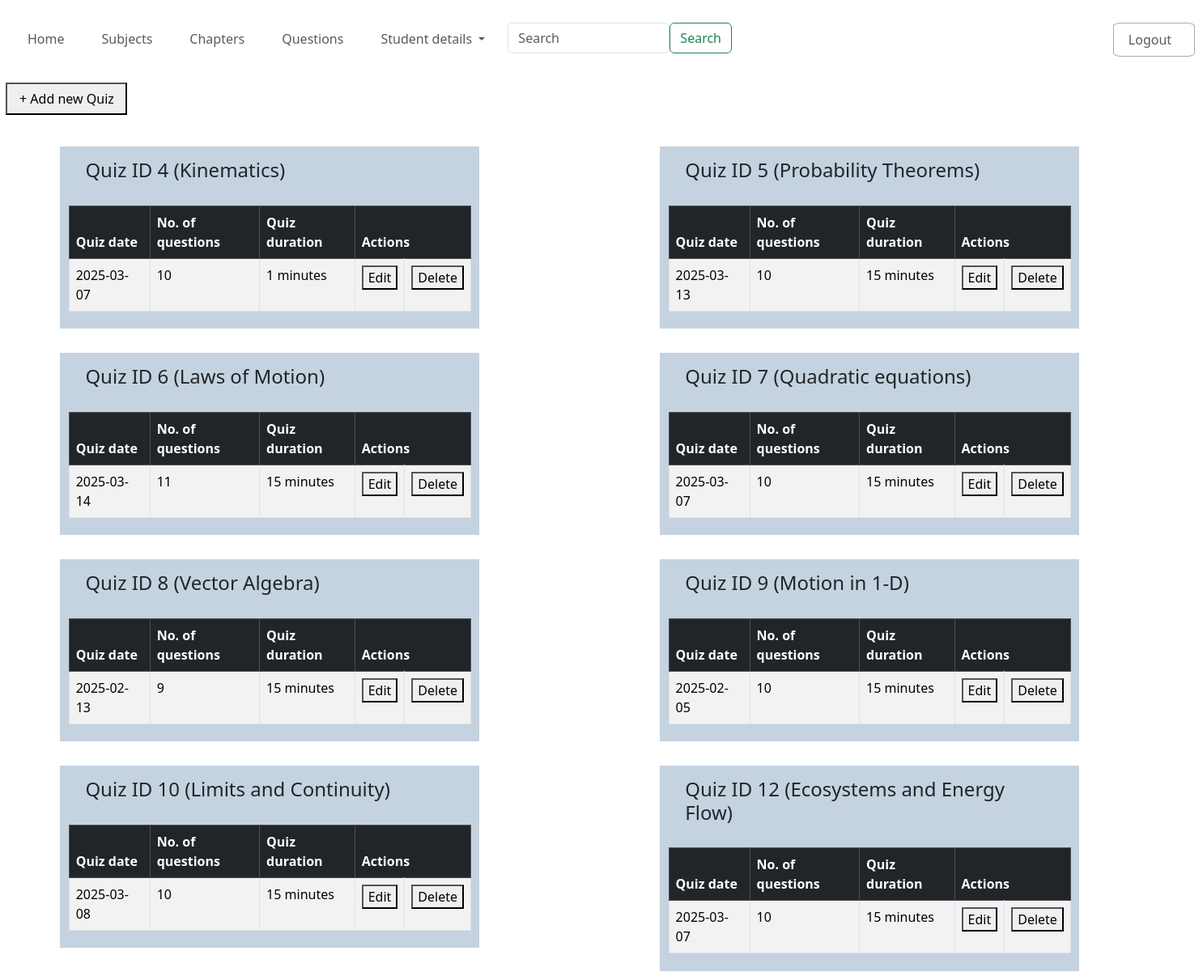
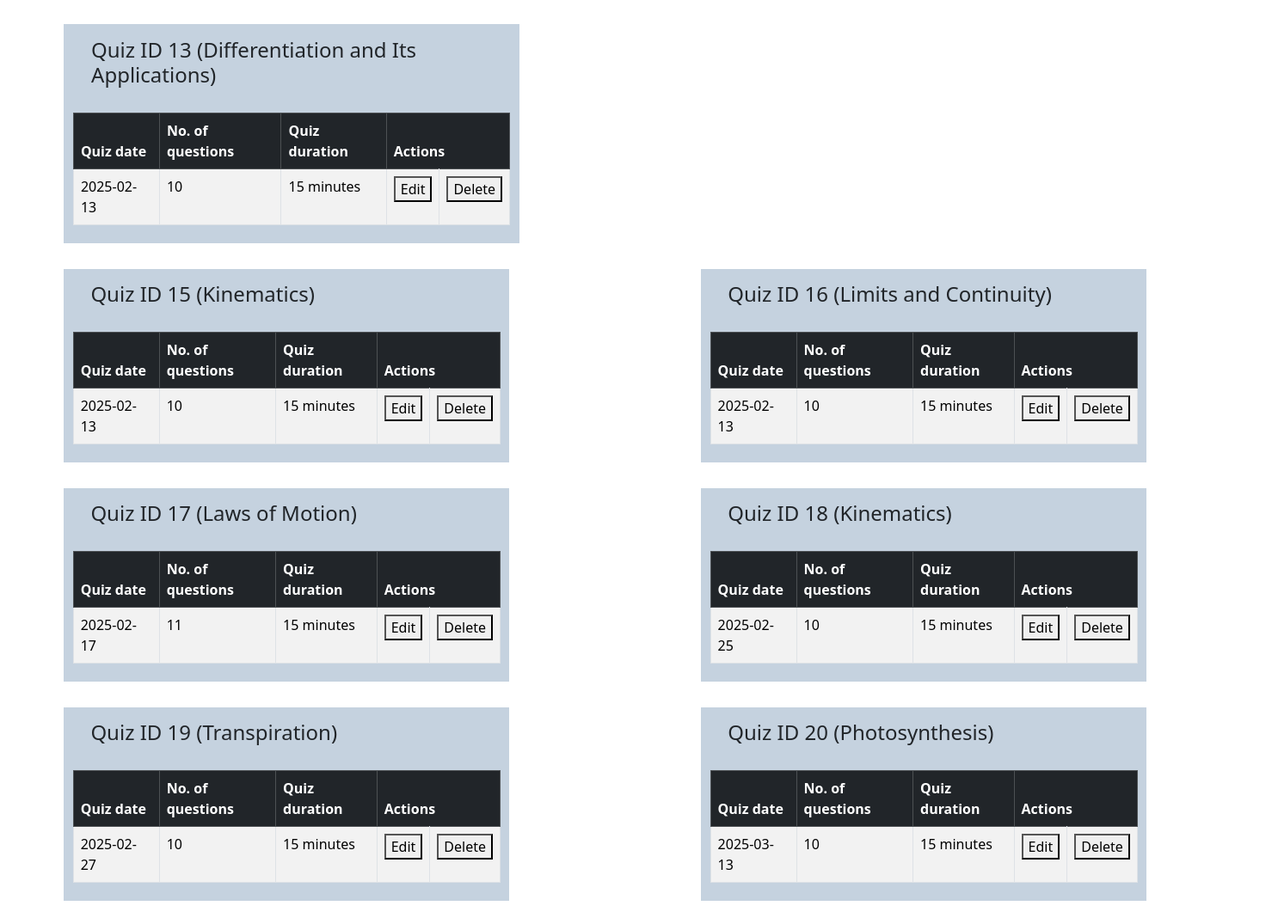
The page /adminhome on the database its author committed (2 pictures, top to bottom).
### application/models.py (models this page shows)
class Chapters(db.Model):
    __tablename__= 'chapters'
    chaoter_id=db.Column(db.Integer,primary_key=True,autoincrement=True)
    subject_id = db.Column(db.Integer, db.ForeignKey('subjects.subject_id'), nullable=False)
    chapter_name=db.Column(db.String,nullable=False)
    description=db.Column(db.String,nullable=False)
    questions = db.relationship('Questions', backref='chapter', lazy=True)
    quizzes = db.relationship('QuizDetails', backref='chapter', lazy=True)

class QuizDetails(db.Model):
    __tablename__='quiz_details'
    quizid=db.Column(db.Integer,primary_key=True, autoincrement=True)
    chapter_id = db.Column(db.Integer, db.ForeignKey('chapters.chaoter_id'))
    quiz_date=db.Column(db.String,nullable=False)
    duration=db.Column(db.Integer,nullable=False)

### application/controllers.py (the view)
@app.route("/adminhome",methods=["GET","POST"])
def adminhome():
     try:
        result = db.session.execute(text("SELECT * FROM quiz_details"))
        result2 = db.session.execute(text("SELECT * FROM questions"))
        result3 = db.session.execute(text("SELECT * FROM chapters"))
        column_names = result.keys()
        column_names2=result2.keys()
        column_names3 = result3.keys()
        quiz_details = [dict(zip(column_names, row)) for row in result.fetchall()]
        questions=[dict(zip(column_names2,rows2)) for rows2 in result2.fetchall()]
        chapters = [dict(zip(column_names3, rows)) for rows in result3.fetchall()]
        counter=[]
        for chapter in chapters:
            count=0
            for question in questions:
                if question["chapter_id"]==chapter["chaoter_id"]:
                    count=count+1
            counter.append({'chapter_id':chapter["chaoter_id"],"question_count":count})
     except Exception as e:
         return f"Error: {str(e)}"
     else:
         return render_template("adminhome.html",quiz_details=quiz_details,chapters=chapters,counter=counter)

### templates/adminhome.html (shortened to what this page needs)
<!DOCTYPE html>
<html lang="en">
<head>
    <link href="https://cdn.jsdelivr.net/npm/bootstrap@5.3.3/dist/css/bootstrap.min.css" rel="stylesheet">
</head>
<body>
<nav class="navbar navbar-expand-lg navbar-light ">
    <div class="collapse navbar-collapse" id="navbarSupportedContent">
      <ul class="navbar-nav mr-auto">
        <li class="nav-item active">
          <a class="nav-link" href="{{ url_for('adminhome') }}">Home </a>
        </li>
        <li class="nav-item">
          <a class="nav-link" href="{{ url_for('subjects') }}">Subjects</a>
        </li>
        <li class="nav-item">
          <a class="nav-link" href="{{ url_for('chapters') }}">Chapters</a>
        </li>
        <li class="nav-item">
          <a class="nav-link" href="{{ url_for('questions') }}">Questions</a>
        </li>
        <li class="nav-item dropdown">
          <a class="nav-link dropdown-toggle" href="" id="navbarDropdown" role="button" data-bs-toggle="dropdown" aria-haspopup="true" aria-expanded="false">
            Student details
          </a>
        </li>
        <form class="form-inline my-2 my-lg-0" method="POST"><div class="nav123">
          <input class="form-control mr-sm-2 cl2" type="search" placeholder="Search" aria-label="Search" name="search">
          <button class="btn btn-outline-success my-2 my-sm-0" type="submit">Search</button></div>
        </form>
      <li class="nav-item cl1">
        <a class="nav-link" href="{{ url_for('logout') }}">Logout</a>
      </li> </ul>
    </div>
  </nav>
  <br>
  <form action="/addquiz" method="POST"> <button type="submit" class="addquiz"> + Add new Quiz </button> </form><br>
  {% if quiz_details %}
  <div class="quiz">
  {% for quiz_detail in quiz_details %}
    <div class="box">
      <div class="heading">
        {% for chapter in chapters %}
          {% if quiz_detail.chapter_id == chapter.chaoter_id %}
           <h4> Quiz ID {{ quiz_detail.quizid }} ({{ chapter.chapter_name }})</h4>
          {% endif %}
        {% endfor %}
      </div>
      <div class="content">
        <table class="table table-bordered table-striped">
        <thead class="table-dark">
          <tr>
          <th>Quiz date  </th>
          <th>No. of questions</th>
          <th> Quiz duration  </th>
          <th colspan="2"> Actions </th>
        </tr>
      </thead>
      <tbody>
        <tr>
        <td style="width: 100px;">{{ quiz_detail.quiz_date }} </td>
        <td>{% for counter1 in counter %}
          {% if quiz_detail.chapter_id==counter1.chapter_id %}  {{counter1.question_count}} {% endif %} {% endfor %} </td>
        <td>{{ quiz_detail.duration }} minutes</td>
        <td>
          <a href="{{ url_for('edit_quiz', quiz_id=quiz_detail.quizid) }}"><button type="submit"> Edit</button></a>
        </td>
        <td>
          <a href="{{url_for('delete_quiz',quiz_id=quiz_detail.quizid)}}"><button type="submit"> Delete</button></a>
        </td>
      </tr>
      </tbody>
    </table>
      </div>
    </div>
  {% endfor %} </div>
{% else %}
  <li>No quizzes created</li>
{% endif %}
  <br>
</body>
</html>

### templates/adminhome.html (style rules this page uses)
.nav123 { display: flex; flex-direction: row; }
.navbar { margin-top: 20px; }
.nav-item { padding-left: 10px; padding-right: 20px; }
.cl1 { margin-left: 45%; border: rgb(169, 169, 169) 1px solid; border-radius: 10%; }
.cl2 { min-width: 200px; }
.addquiz { width:150px; height: 40px; margin-left: 0.5%; }
.box { background-color: #c5d2df; width:fit-content; height:max-content; display: flex; flex-direction: column; margin-left: 5%; margin-top: 1%; margin-bottom: 1%; margin-right: 10%; }
.heading { width:fit-content; height:fit-content; padding: 2% 4%; margin: 1% 2%; }
.content { height:fit-content; padding: 1% 2%; }
.table-striped tbody tr:nth-of-type(odd) { background-color: #f2f2f2; }
.quiz { display: flex; flex-direction:row; flex-wrap: wrap; }

### rows shown on the page
QuizDetails: quizid "4", quiz_date "2025-03-07", question_count "10", duration "1"
Chapters: chapter_name "Kinematics"
QuizDetails: quizid "5", quiz_date "2025-03-13", question_count "10", duration "15"
Chapters: chapter_name "Probability Theorems"
QuizDetails: quizid "6", quiz_date "2025-03-14", question_count "11", duration "15"
Chapters: chapter_name "Laws of Motion"
QuizDetails: quizid "7", quiz_date "2025-03-07", question_count "10", duration "15"
Chapters: chapter_name "Quadratic equations"
QuizDetails: quizid "8", quiz_date "2025-02-13", question_count "9", duration "15"
Chapters: chapter_name "Vector Algebra"
QuizDetails: quizid "9", quiz_date "2025-02-05", question_count "10", duration "15"
Chapters: chapter_name "Motion in 1-D"
QuizDetails: quizid "10", quiz_date "2025-03-08", question_count "10", duration "15"
Chapters: chapter_name "Limits and Continuity"
QuizDetails: quizid "12", quiz_date "2025-03-07", question_count "10", duration "15"
Chapters: chapter_name "Ecosystems and Energy Flow"
QuizDetails: quizid "13", quiz_date "2025-02-13", question_count "10", duration "15"
Chapters: chapter_name "Differentiation and Its Applications"
QuizDetails: quizid "15", quiz_date "2025-02-13", question_count "10", duration "15"
QuizDetails: quizid "16", quiz_date "2025-02-13", question_count "10", duration "15"
QuizDetails: quizid "17", quiz_date "2025-02-17", question_count "11", duration "15"
QuizDetails: quizid "18", quiz_date "2025-02-25", question_count "10", duration "15"
QuizDetails: quizid "19", quiz_date "2025-02-27", question_count "10", duration "15"
Chapters: chapter_name "Transpiration"
QuizDetails: quizid "20", quiz_date "2025-03-13", question_count "10", duration "15"
Chapters: chapter_name "Photosynthesis"
